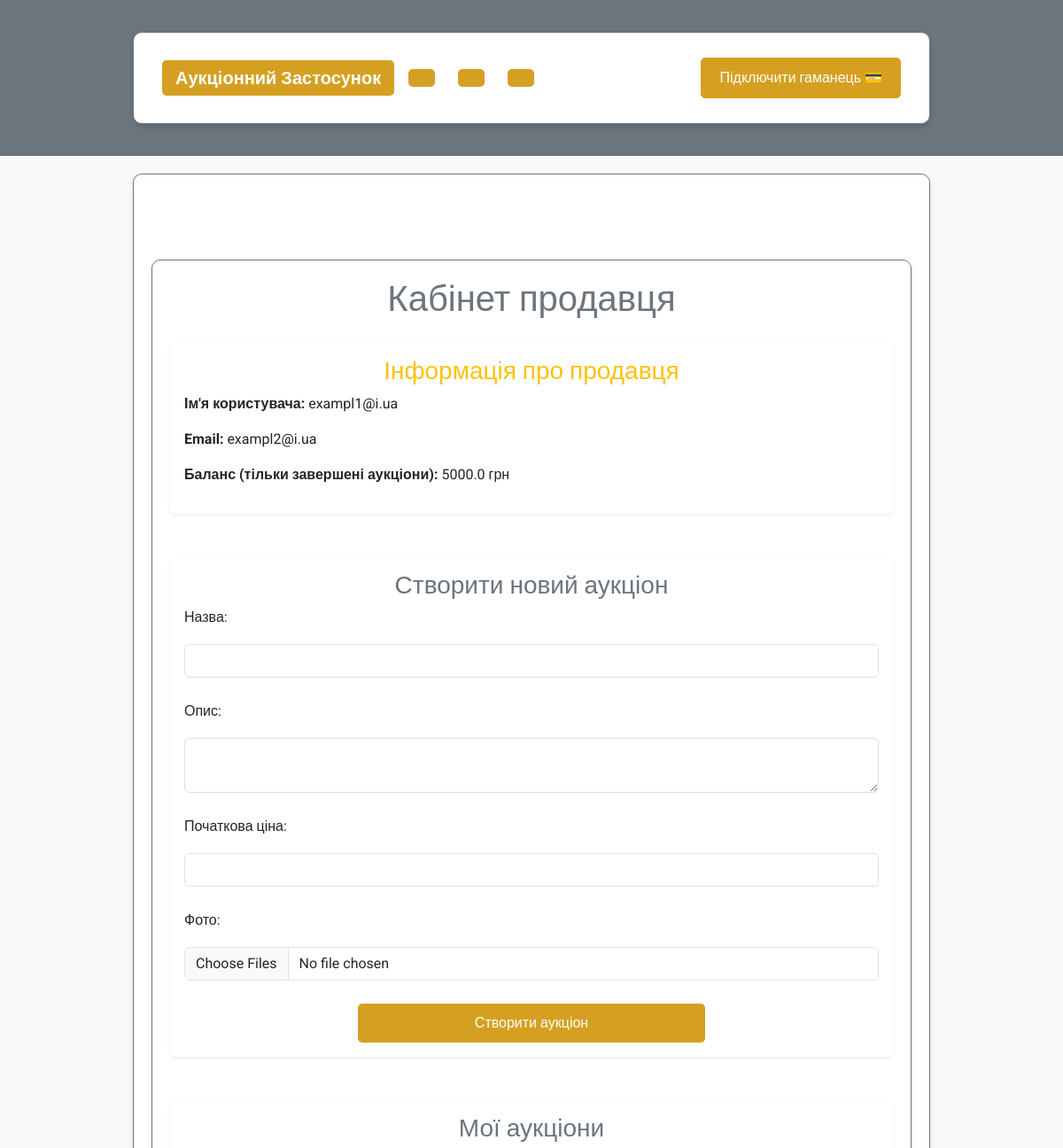
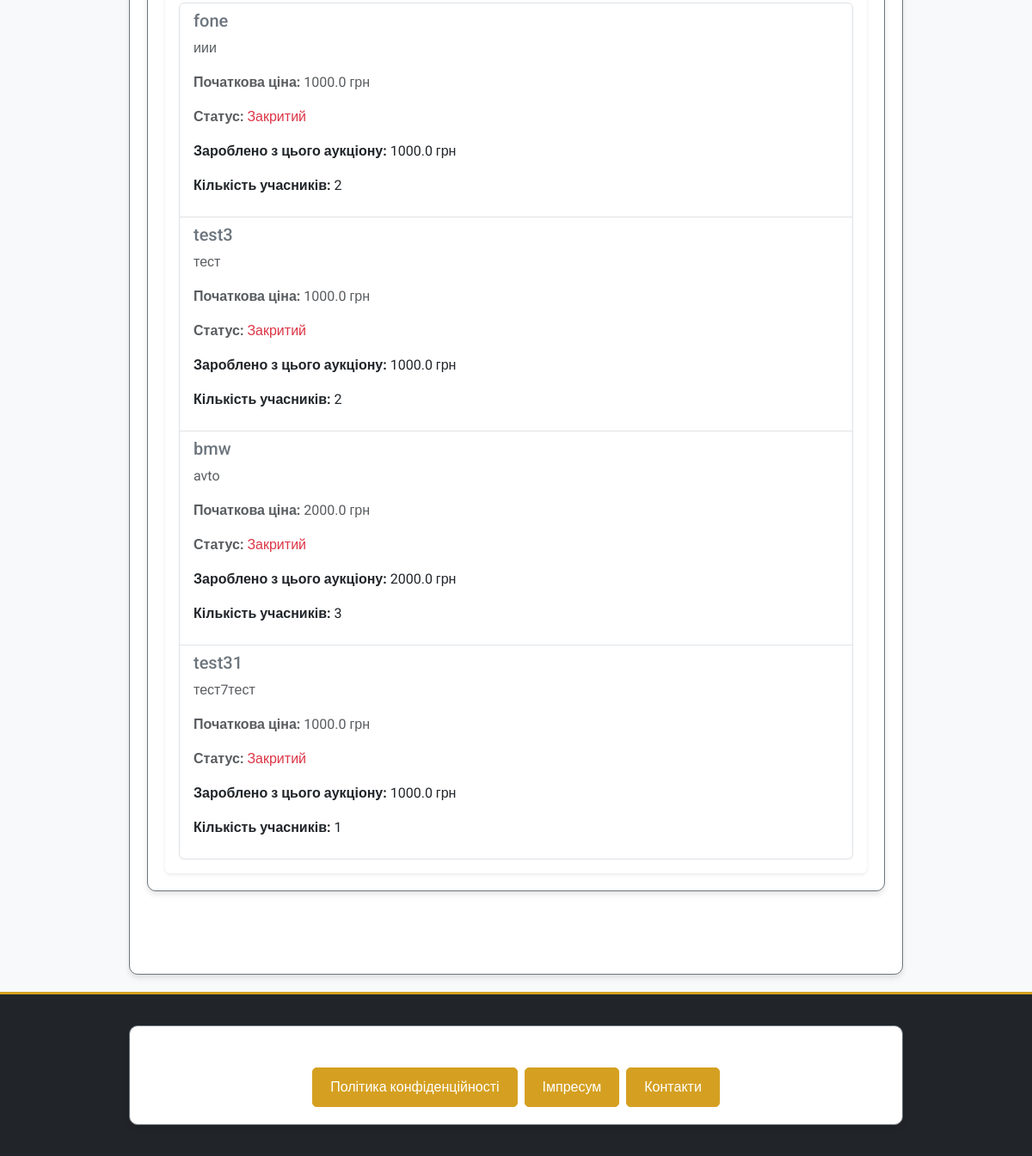
Before: /user/seller/exampl2@i.ua (signed in) with the older database file (2 pictures, top to bottom).
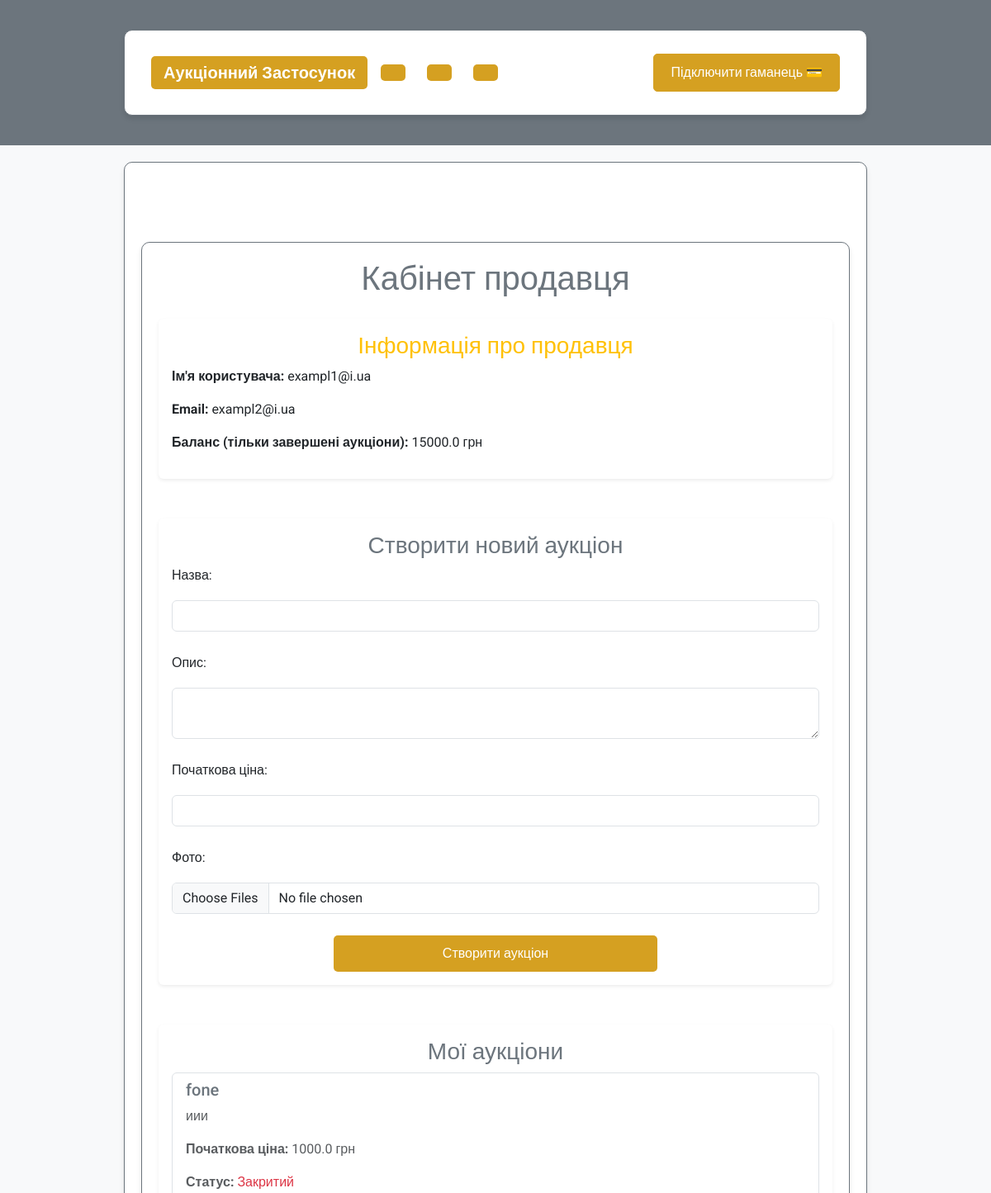
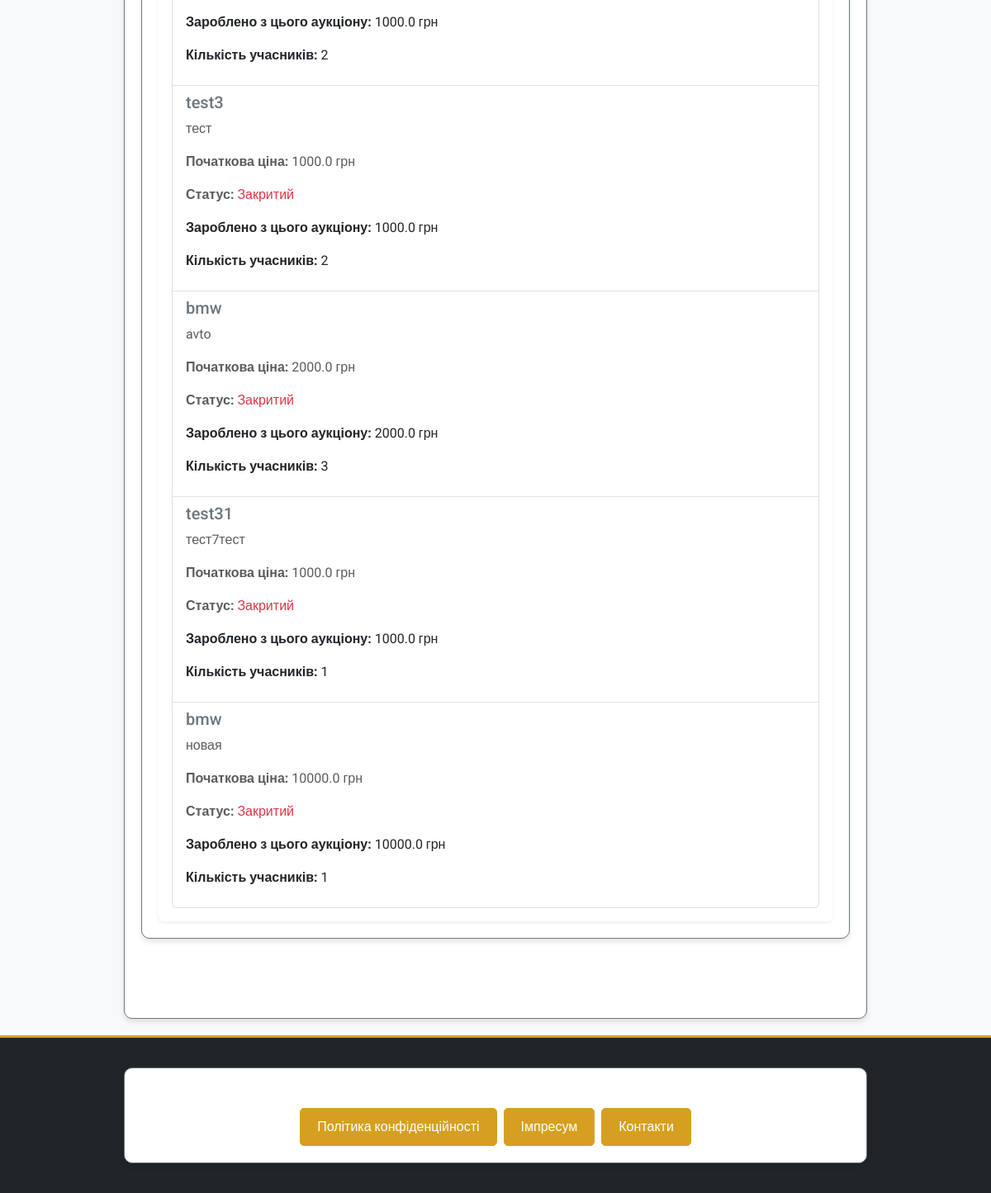
After: the same page with the newer database file (2 pictures, top to bottom).
### app/models/auction.py (models this page shows, shortened)
class Auction(db.Model):
    __tablename__ = 'auctions'
    id = db.Column(db.Integer, primary_key=True)
    title = db.Column(db.String(255), nullable=False)
    description = db.Column(db.Text, nullable=False)
    starting_price = db.Column(db.Float, nullable=False)
    current_price = db.Column(db.Float, nullable=False)
    seller_id = db.Column(db.Integer, db.ForeignKey('users.id'), nullable=False)
    total_participants = db.Column(db.Integer, default=0, nullable=False)
    is_active = db.Column(db.Boolean, default=True, nullable=False)
    winner_id = db.Column(db.Integer, db.ForeignKey('users.id'), nullable=True)
    total_earnings = db.Column(db.Float, default=0.0, nullable=False)
    created_at = db.Column(db.DateTime, default=db.func.now(), nullable=False)
    updated_at = db.Column(db.DateTime, default=db.func.now(), onupdate=db.func.now(), nullable=False)
    photos = db.Column(JSON, default=list)  # Поле для зберігання шляхів до фото у форматі JSON
    participants = relationship(
        'AuctionParticipant', back_populates='auction', cascade='all, delete-orphan', lazy='dynamic'
    )

### app/routes/user_routes.py (the view)
@user_bp.route('/seller/<string:email>', methods=['GET'])
@login_required
def seller_dashboard(email):
    if current_user.email != email:
        flash("Неавторизований доступ", 'error')
        return redirect(url_for('auth.login'))
    user = User.query.filter_by(email=email).first()
    if not user:
        flash("Користувача не знайдено", 'error')
        return redirect(url_for('auth.login'))
    all_auctions = Auction.query.filter_by(seller_id=user.id).all()
    completed_auctions = [
        {
            'title': auction.title,
            'description': auction.description,
            'starting_price': auction.starting_price,
            'status': 'Закритий' if not auction.is_active else 'Активний',
            'total_earnings': round(auction.total_participants * auction.starting_price * 0.01 + auction.current_price, 2),
            'total_participants': auction.total_participants
        }
        for auction in all_auctions if not auction.is_active
    ]
    balance_from_completed = sum(
        auction['total_earnings'] for auction in completed_auctions
    )
    return render_template(
        'users/seller_dashboard.html',
        user=user,
        auctions=completed_auctions,
        balance_from_completed=balance_from_completed
    )

### app/templates/users/seller_dashboard.html (shortened to what this page needs)
{% extends "base.html" %}
{% block content %}
<div class="container my-5">
    <div class="text-center mb-4">
        <h1 class="text-secondary">Кабінет продавця</h1>
    </div>
    <div class="card shadow-sm border-0 mb-5">
        <div class="card-body">
            <h3 class="card-title text-warning">Інформація про продавця</h3>
            <p><strong>Ім'я користувача:</strong> {{ user.username }}</p>
            <p><strong>Email:</strong> {{ user.email }}</p>
            <p><strong>Баланс (тільки завершені аукціони):</strong> {{ balance_from_completed | round(2) }} грн</p>
        </div>
    </div>
    <div class="card shadow-sm border-0 mb-5">
        <div class="card-body">
            <h3 class="card-title text-secondary">Створити новий аукціон</h3>
            <form action="/auction/create" method="POST" enctype="multipart/form-data" class="row g-3">
                <div class="col-12">
                    <label for="title" class="form-label">Назва:</label>
                    <input type="text" id="title" name="title" class="form-control" required>
                </div>
                <div class="col-12">
                    <label for="description" class="form-label">Опис:</label>
                    <textarea id="description" name="description" class="form-control" required></textarea>
                </div>
                <div class="col-12">
                    <label for="starting_price" class="form-label">Початкова ціна:</label>
                    <input type="number" id="starting_price" name="starting_price" class="form-control" required>
                </div>
                <div class="col-12">
                    <label for="photos" class="form-label">Фото:</label>
                    <input type="file" id="photos" name="photos" class="form-control" multiple accept="image/*">
                </div>
                <div class="col-12 text-center">
                    <button type="submit" class="btn btn-warning w-50">Створити аукціон</button>
                </div>
            </form>
        </div>
    </div>
    <div class="card shadow-sm border-0">
        <div class="card-body">
            <h3 class="card-title text-secondary">Мої аукціони</h3>
            {% if auctions %}
            <ul class="list-group">
                {% for auction in auctions %}
                <li class="list-group-item d-flex justify-content-between align-items-start">
                    <div>
                        <h5 class="text-secondary">{{ auction.title }}</h5>
                        <p class="text-muted">{{ auction.description }}</p>
                        <p class="text-muted"><strong>Початкова ціна:</strong> {{ auction.starting_price }} грн</p>
                        <p class="text-muted"><strong>Статус:</strong>
                            <span class="{{ 'text-success' if auction.is_active else 'text-danger' }}">
                                {{ 'Активний' if auction.is_active else 'Закритий' }}
                            </span>
                        </p>
                        {% if not auction.is_active %}
                        <p><strong>Зароблено з цього аукціону:</strong>
                            {{ auction.total_earnings | round(2) }} грн
                        </p>
                        <p><strong>Кількість учасників:</strong> {{ auction.total_participants }}</p>
                        {% endif %}
                    </div>
                </li>
                {% endfor %}
            </ul>
            {% else %}
            <p class="text-muted text-center">У вас ще немає створених аукціонів.</p>
            {% endif %}
        </div>
    </div>
</div>
{% endblock %}

Changed rows visible on the page:
added Auction: title "bmw", description "новая", starting_price "10000.0", is_active "Закритий", total_earnings "10000.0", total_participants "1"
Other visible differences:
{{ balance_from_completed | round(2) }}: "5000.0" → "15000.0"
